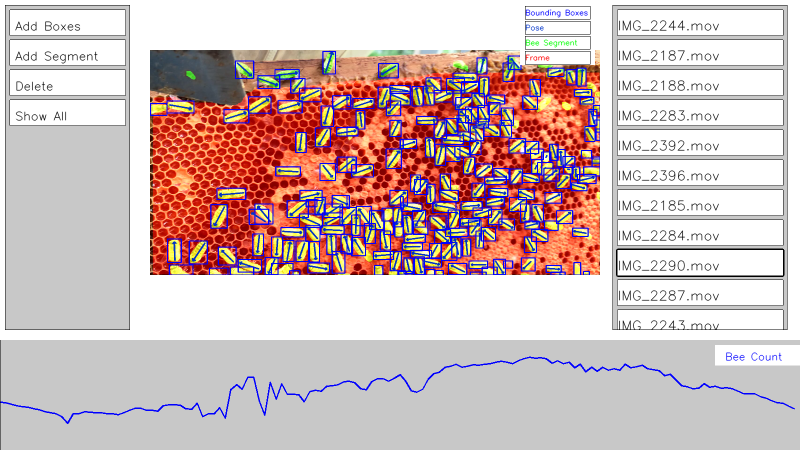
#> input picture dashboard1.png, 1600 x 900 px (shown at 1/2 size)
$ python -i dashboard.py   (imports and definitions only)
#> lines starting #> are read from the running program, lines starting #| are printed output that depends on the picture
import cv2
import numpy as np
import json
import os
import math
from sklearn.linear_model import LinearRegression


class Dasboard():
    def __init__(self):

        self.vids_path = "beeVideos"
        v = os.listdir(self.vids_path)
        self.videos = []
        for vv in v:
            if vv[-4::].lower() in [".mkv", ".avi", ".mov"]:
                self.videos.append(vv)

        self.currentVideo = self.videos[20]# 9
        self.currentVideo = "a_queen_IMG_2398.mov"

        self.cap = cv2.VideoCapture(os.path.join(self.vids_path, self.currentVideo))

        ret, self.vid_img = self.cap.read()

        self.firstCallback = True

        self.annotColors = {"Bounding Boxes": (255,0,0), "Pose":(200,50,0), "Bee Segment":(0,255,0), "Frame":(0,0,255)}


        self.button_callbacks = [[],[],[],[]]
        self.dragCallbacks = [[], []]

        self.dragSpot = [-1,-1]

        self.dragging = False

        self.thumbnailOffset = 0
        self.vidNameOffset = 0

        self.jetmap = True

        self.frameNum = 0

        self.masksShown = {"Bounding Boxes":True, "Pose":True, "Bee Segment":True, "Frame":True}


        self.vidImgType = ""

        # self.make_dashboard_high_level()
        self.make_dashboard_video()

        self.manageKeys()


    # [1330 lines left out: functions manageKeys, mouseEvent, rotate_point, switchResType, switchVidImgType, switchVidThumbnail and 22 more, not called in this run]

# [2 lines not run here, left out]


>>> import cv2
>>> picture = cv2.imread('dashboard1.png', cv2.IMREAD_GRAYSCALE)
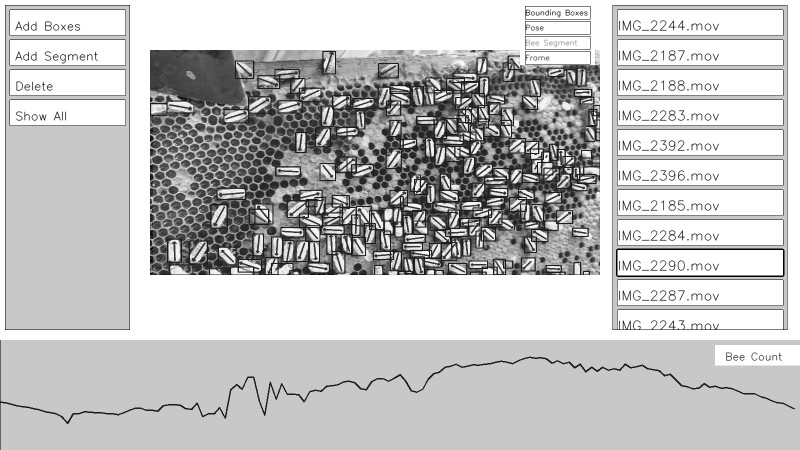
#> picture: shape (900, 1600) (shown at 1/2 size); min 0, max 255, mean 193.4
#> (the run stopped early here; a loop or call above may not have finished)

$ run again, on dashboard2.png
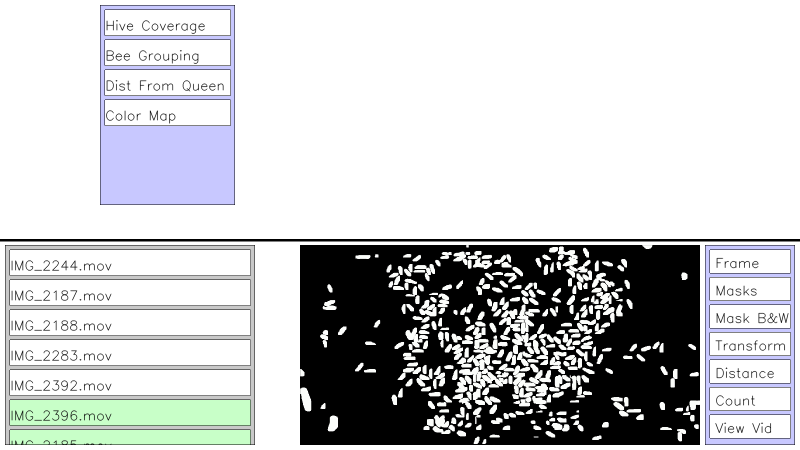
#> input picture dashboard2.png, 1600 x 900 px (shown at 1/2 size)
#> `picture = cv2.imread('dashboard1.png', cv2.IMREAD_GRAYSCALE)`:
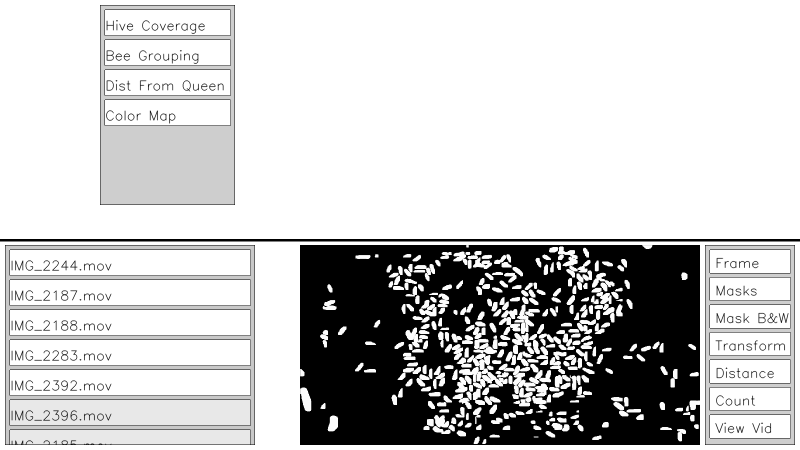
#> picture: shape (900, 1600) (shown at 1/2 size); min 0, max 255, mean 199.5

$ run again, on dashboard3.png
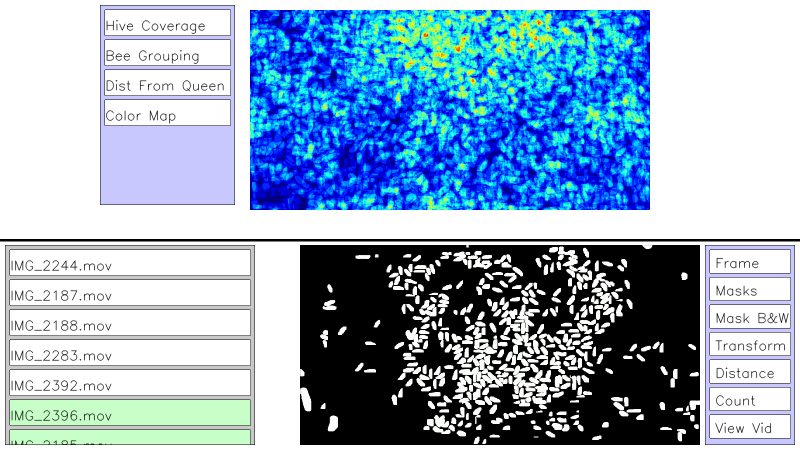
#> input picture dashboard3.png, 1600 x 900 px (shown at 1/2 size)
#> `picture = cv2.imread('dashboard1.png', cv2.IMREAD_GRAYSCALE)`:
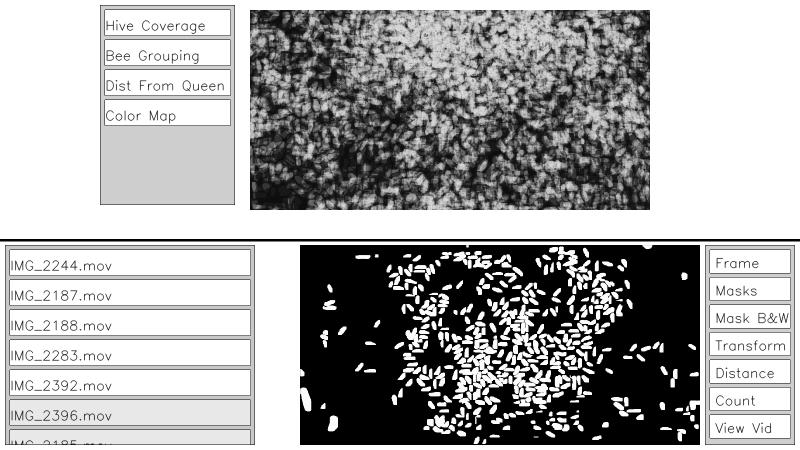
#> picture: shape (900, 1600) (shown at 1/2 size); min 0, max 255, mean 165.8

$ run again, on dashboard4.png
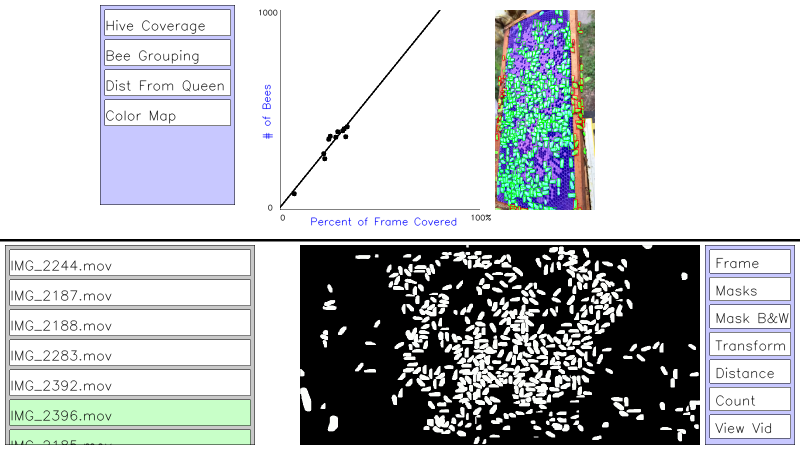
#> input picture dashboard4.png, 1600 x 900 px (shown at 1/2 size)
#> `picture = cv2.imread('dashboard1.png', cv2.IMREAD_GRAYSCALE)`:
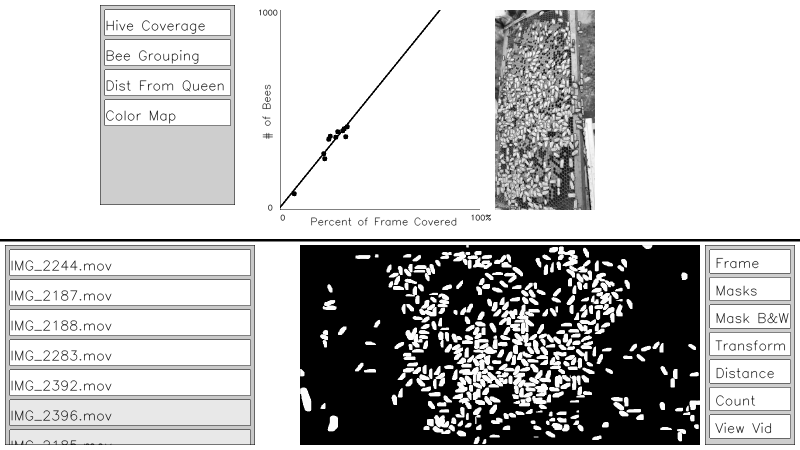
#> picture: shape (900, 1600) (shown at 1/2 size); min 0, max 255, mean 192.3
